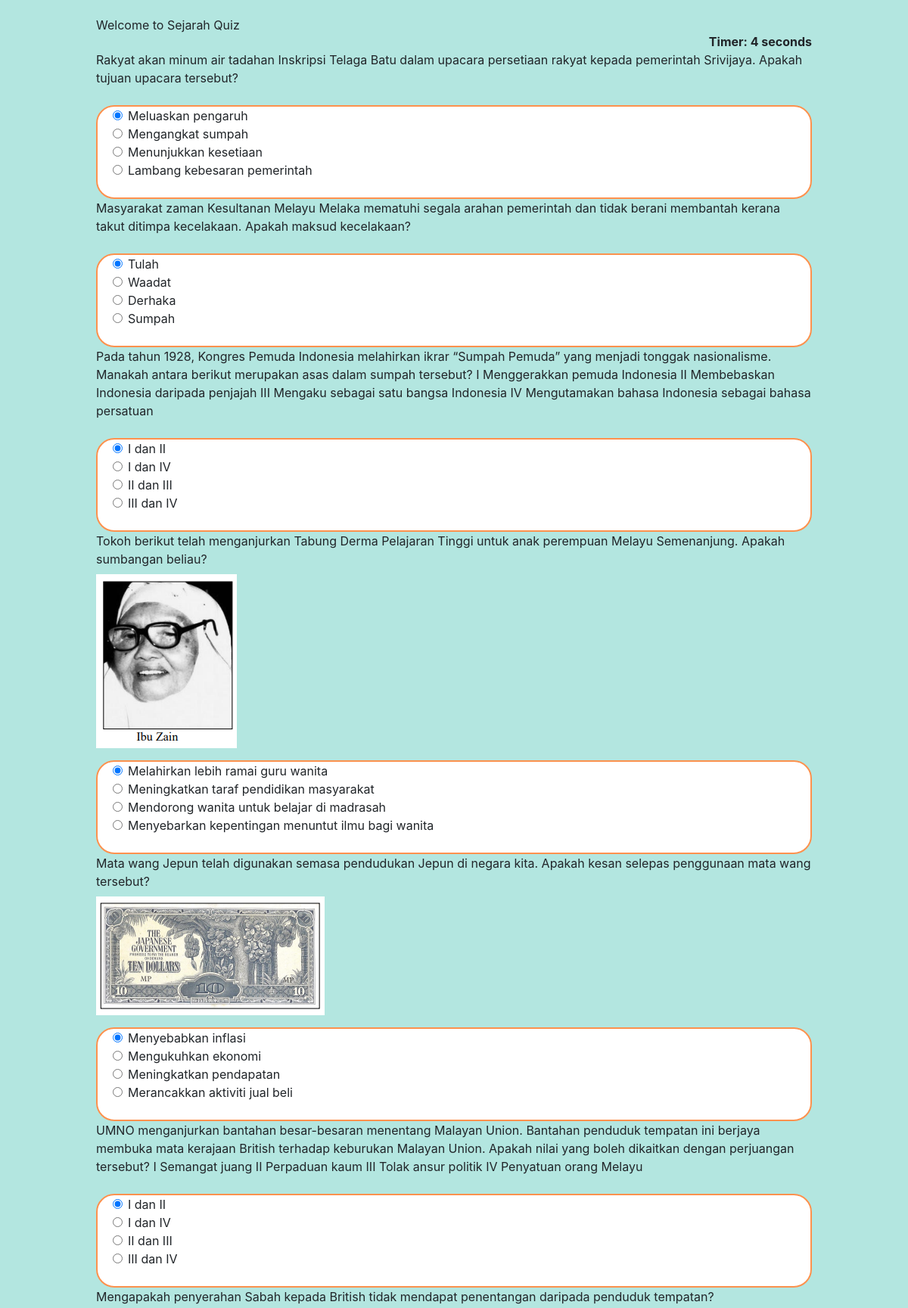
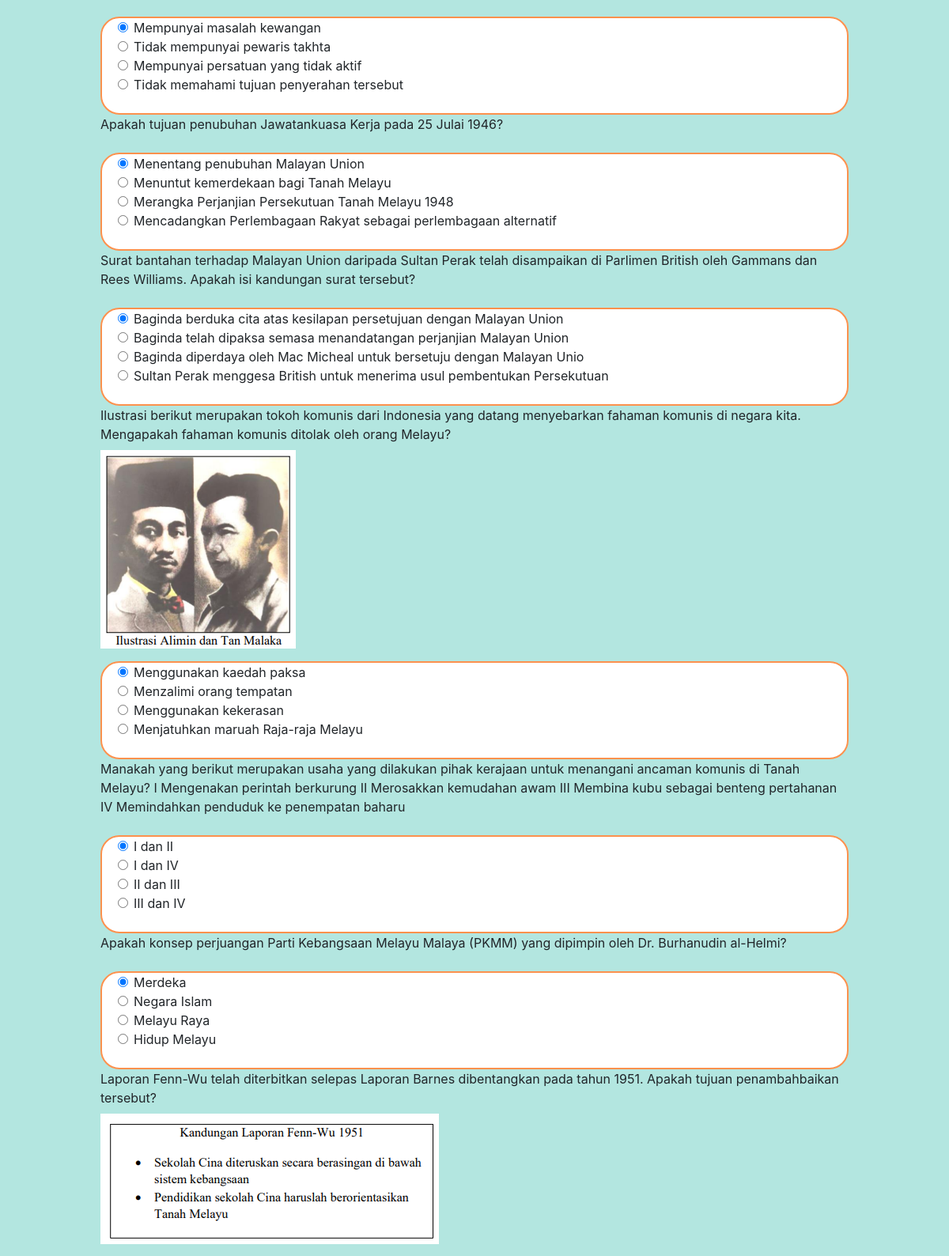
Screenshot of /subject/Sejarah/ (upper part) with the database file from the repository (2 pictures, top to bottom).
### quiz/models.py (models this page shows, shortened)
class Subjects(models.Model):
    subject = models.CharField(max_length=16)
    class Meta:
        verbose_name_plural = 'Subject'

class Questions(models.Model):
    question = models.TextField(default='')
    option_1 = models.CharField(max_length=1024, default='')
    option_2 = models.CharField(max_length=1024, default='')
    option_3 = models.CharField(max_length=1024, default='')
    option_4 = models.CharField(max_length=1024, default='')
    answer = models.IntegerField()
    image = models.ImageField(upload_to='item_images', blank=True, null=True)
    subject = models.ForeignKey(Subjects, on_delete=models.CASCADE)
    class Meta:
        verbose_name_plural = 'Question'

### quiz/views.py (the view)
# urls.py: path('subject/<str:subject>/', question_list)
def question_list(request, subject):
    if request.method == 'POST':
        print(request.POST)
        questions=Questions.objects.filter(subject__subject = subject)
        score=0
        wrong=0
        correct=0
        total=0
        for q in questions:
            total+=1
            print(request.POST.get(q.question))
            print(q.answer)
            print()
            if str(q.answer) ==  request.POST.get(q.question):
                score+=10
                correct+=1
            else:
                wrong+=1
        try:
            percent = round(score/(total*10) *100,2)
        except ZeroDivisionError:
            percent = 0
        time = int(request.POST.get('timer'))
        try:
            time = time
        except time > 59:
            time = time/60
        context = {
            'score':score,
            'time': time,
            'correct':correct,
            'wrong':wrong,
            'percent':percent,
            'total':total,
            'subject':subject,
        }
        return render(request,'result.html',context)
    else:
        questions=Questions.objects.filter(subject__subject = subject)
        context = {
            'questions':questions,
            'subject':subject,
        }
        return render(request,'question.html',context)

### templates/question.html (shortened to what this page needs)
{% extends 'base.html' %}
{% block content %}
{% load static %}
<div class="container ">
<h1>Welcome to {{subject}} Quiz</h1>
<div align="right " id="displaytimer"><b>Timer: 0 seconds</b></div>
 <form method='post' action=''>
    {% for q  in questions%}
    <div class="form-group">
      <label for="question">{{q.question}}</label>
      {% if q.image %}
        <img src =  "{{q.image.url}}">
      {% endif %}
    </div>
    <div class="form-check bg-[#FFFFFF] rounded-3xl border-[#ff914d] border-2">
        <div class="form-check hover:bg-slate-300">
            <input class="form-check-input" type="radio" name="{{q.question}}" id="{{q.id}} 1" value="1" checked>
            <label class="form-check-label" for="{{q.id}} 1">
                {{q.option_1}}
            </label>
        </div>
        <div class="form-check hover:bg-slate-300">
            <input class="form-check-input" type="radio" name="{{q.question}}" id="{{q.id}} 2" value="2">
            <label class="form-check-label" for="{{q.id}} 2">
                {{q.option_2}}
            </label>
        </div>
        <div class="form-check hover:bg-slate-300">
            <input class="form-check-input" type="radio" name="{{q.question}}" id="{{q.id}} 3" value="3">
            <label class="form-check-label" for="{{q.id}} 3">
                {{q.option_3}}
            </label>
        </div>
        <div class="form-check hover:bg-slate-300">
            <input class="form-check-input" type="radio" name="{{q.question}}" id="{{q.id}} 4" value="4">
            <label class="form-check-label" for="{{q.id}} 4">
                {{q.option_4}}
            </label>
        </div>
        <br>
    </div>
    {% endfor %}
    <br>
  </form>
</div>
{% endblock %}

### templates/base.html (shortened to what this page needs)
<!DOCTYPE html>
<html lang="en">
<head>
    <script src="https://cdn.tailwindcss.com"></script>
    <link rel="stylesheet" href="https://cdn.jsdelivr.net/npm/bootstrap@4.3.1/dist/css/bootstrap.min.css">
</head>
<body class="bg-[#b3e6e0]">
    <div class="mx-auto max-w-5xl px-4 py-4">
        {% block content %}
        {% endblock content %}
    </div>
</body>
</html>

### rows the page displays
Subjects: subject "Sejarah"
Questions: question "Rakyat akan minum air tadahan Inskripsi Telaga Batu dalam upacara persetiaan rakyat kepada pemerintah Srivijaya. Apakah tujuan upacara tersebut?", option_1 "Meluaskan pengaruh", option_2 "Mengangkat sumpah", option_3 "Menunjukkan kesetiaan", option_4 "Lambang kebesaran pemerintah"
Questions: question "Masyarakat zaman Kesultanan Melayu Melaka mematuhi segala arahan pemerintah dan tidak berani membantah kerana takut ditimpa kecelakaan. Apakah maksud kecelakaan?", option_1 "Tulah", option_2 "Waadat", option_3 "Derhaka", option_4 "Sumpah"
Questions: question "Pada tahun 1928, Kongres Pemuda Indonesia melahirkan ikrar “Sumpah Pemuda” yang menjadi tonggak nasionalisme. Manakah antara berikut merupakan asas dalam sumpah tersebut? I Menggerakkan pemuda Indonesia II Membebaskan Indonesia daripada penjajah III Mengaku sebagai satu bangsa Indonesia IV Mengutamakan bahasa Indonesia sebagai bahasa persatuan", option_1 "I dan II", option_2 "I dan IV", option_3 "II dan III", option_4 "III dan IV"
Questions: question "Tokoh berikut telah menganjurkan Tabung Derma Pelajaran Tinggi untuk anak perempuan Melayu Semenanjung. Apakah sumbangan beliau?", image (picture), option_1 "Melahirkan lebih ramai guru wanita", option_2 "Meningkatkan taraf pendidikan masyarakat", option_3 "Mendorong wanita untuk belajar di madrasah", option_4 "Menyebarkan kepentingan menuntut ilmu bagi wanita"
Questions: question "Mata wang Jepun telah digunakan semasa pendudukan Jepun di negara kita. Apakah kesan selepas penggunaan mata wang tersebut?", image (picture), option_1 "Menyebabkan inflasi", option_2 "Mengukuhkan ekonomi", option_3 "Meningkatkan pendapatan", option_4 "Merancakkan aktiviti jual beli"
Questions: question "UMNO menganjurkan bantahan besar-besaran menentang Malayan Union. Bantahan penduduk tempatan ini berjaya membuka mata kerajaan British terhadap keburukan Malayan Union. Apakah nilai yang boleh dikaitkan dengan perjuangan tersebut? I Semangat juang II Perpaduan kaum III Tolak ansur politik IV Penyatuan orang Melayu", option_1 "I dan II", option_2 "I dan IV", option_3 "II dan III", option_4 "III dan IV"
Questions: question "Mengapakah penyerahan Sabah kepada British tidak mendapat penentangan daripada penduduk tempatan?", option_1 "Mempunyai masalah kewangan", option_2 "Tidak mempunyai pewaris takhta", option_3 "Mempunyai persatuan yang tidak aktif", option_4 "Tidak memahami tujuan penyerahan tersebut"
Questions: question "Apakah tujuan penubuhan Jawatankuasa Kerja pada 25 Julai 1946?", option_1 "Menentang penubuhan Malayan Union", option_2 "Menuntut kemerdekaan bagi Tanah Melayu", option_3 "Merangka Perjanjian Persekutuan Tanah Melayu 1948", option_4 "Mencadangkan Perlembagaan Rakyat sebagai perlembagaan alternatif"
Questions: question "Surat bantahan terhadap Malayan Union daripada Sultan Perak telah disampaikan di Parlimen British oleh Gammans dan Rees Williams. Apakah isi kandungan surat tersebut?", option_1 "Baginda berduka cita atas kesilapan persetujuan dengan Malayan Union", option_2 "Baginda telah dipaksa semasa menandatangan perjanjian Malayan Union", option_3 "Baginda diperdaya oleh Mac Micheal untuk bersetuju dengan Malayan Unio", option_4 "Sultan Perak menggesa British untuk menerima usul pembentukan Persekutuan"
Questions: question "Ilustrasi berikut merupakan tokoh komunis dari Indonesia yang datang menyebarkan fahaman komunis di negara kita. Mengapakah fahaman komunis ditolak oleh orang Melayu?", image (picture), option_1 "Menggunakan kaedah paksa", option_2 "Menzalimi orang tempatan", option_3 "Menggunakan kekerasan", option_4 "Menjatuhkan maruah Raja-raja Melayu"
Questions: question "Manakah yang berikut merupakan usaha yang dilakukan pihak kerajaan untuk menangani ancaman komunis di Tanah Melayu? I Mengenakan perintah berkurung II Merosakkan kemudahan awam III Membina kubu sebagai benteng pertahanan IV Memindahkan penduduk ke penempatan baharu", option_1 "I dan II", option_2 "I dan IV", option_3 "II dan III", option_4 "III dan IV"
Questions: question "Apakah konsep perjuangan Parti Kebangsaan Melayu Malaya (PKMM) yang dipimpin oleh Dr. Burhanudin al-Helmi?", option_1 "Merdeka", option_2 "Negara Islam", option_3 "Melayu Raya", option_4 "Hidup Melayu"
Questions: question "Laporan Fenn-Wu telah diterbitkan selepas Laporan Barnes dibentangkan pada tahun 1951. Apakah tujuan penambahbaikan tersebut?", image (picture)
